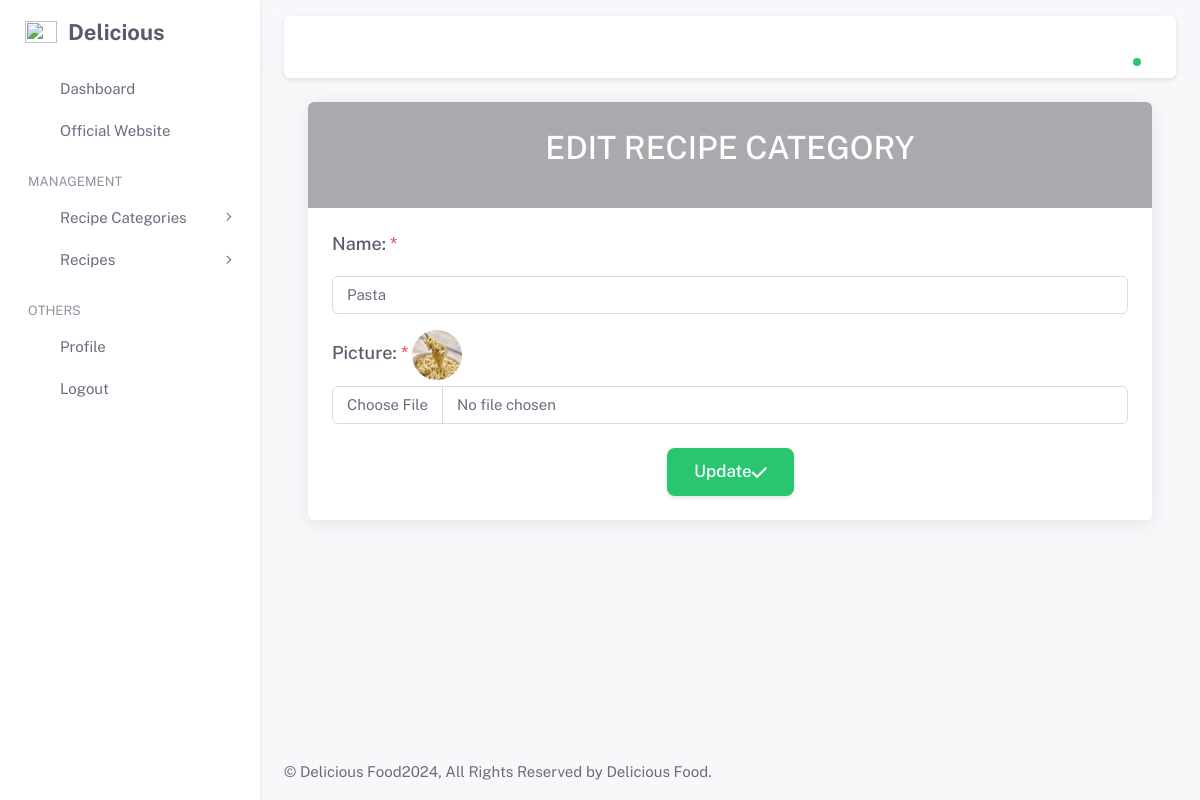
The app's page /cook/edit-category.php?cid=1 (signed in) with its own data.
### tables this page shows
CREATE TABLE `categories` (
  `id` int(11) NOT NULL,
  `chef_id` int(11) NOT NULL,
  `name` text NOT NULL,
  `image` text NOT NULL,
  `created_at` timestamp NOT NULL DEFAULT current_timestamp(),
  `updated_at` timestamp NOT NULL DEFAULT '0000-00-00 00:00:00'
);

### cook/edit-category.php (the view, shortened to what this page needs)
<?php
   include('header.php');
   if( (isset($_GET['cid'])) && ($_GET['cid'] !== null) ){
       $category_id = $_GET['cid'];
          $cat_query = mysqli_query($con,"SELECT * FROM categories WHERE `id` = $category_id ");
          $category = mysqli_fetch_array($cat_query);
   }else{
         $link = $loader->getLink('categories.php');
       echo "<script>alert('Category does not exist'); window.location.href='".$link."'</script>";
       exit();
   }
 ?>
 <section class="content">
     <div class="container-fluid d-flex justify-content-center">
       <div class="card col-lg-12 p-0">
         <div class="card-header d-flex justify-content-center bg-secondary p-4">
           <h2 class="card-title text-white">EDIT RECIPE CATEGORY</h2>
         </div>
         <form action="" method="POST" enctype="multipart/form-data">
           <div class="card-body">
               <label for="title" class="form-label"><h5>Name: <span class="text-danger">*</span></h5></label>
               <div class="input-group mb-3">
               <input type="text" name="name" id="title" class="form-control" placeholder="Input recipe category name..." required="" value="<?= $category['name']; ?>">
               </div>
               <div class="form-group">
                 <label for="picture" class="form-label"><h5>Picture: <span class="text-danger">*</span></h5></label>
                        <img src="../uploads/category/<?= $category['image']; ?>" alt="picture" style="height:50px;">
                       <input class="form-control" type="file" name="picture" id="picture" onchange="updateFileName()">
               </div>
               <div class="row mt-4 px-2">
                   <div class="col text-center"><button class="btn btn-success btn-lg" type="submit">Update <i class="fa fa-check"></i></button></div>
               </div>
           </div>
         </form>
       </div>
     </div>
 </section>
 <?php
  include('footer.php');
 ?>

### records on screen
categories: name "Pasta", image (picture)
